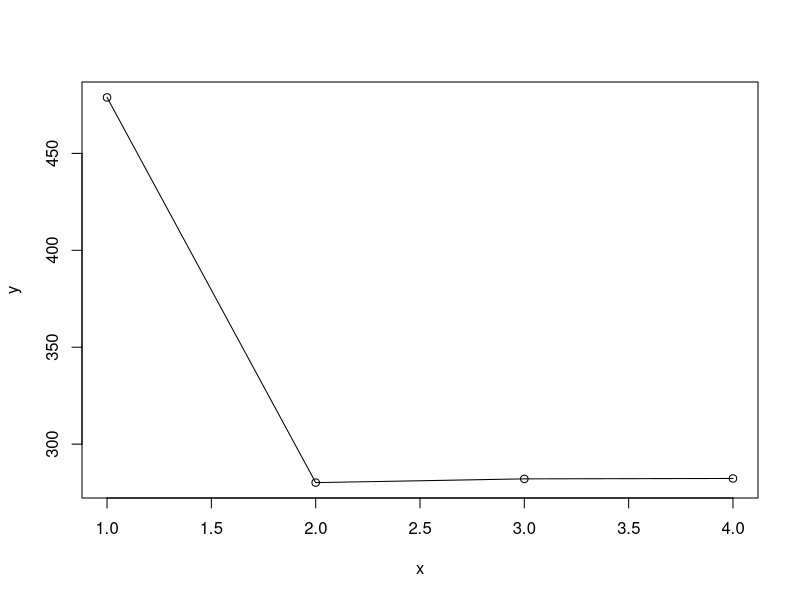

Source code (R):
set.seed (1)
x=rnorm (100)
y=x-2* x^2+ rnorm (100)

library(boot)
Data = data.frame(x, y)

cv.error.5=rep (0,5)
for(i in 1:5){
  glm1.fit = glm((y ~ x))
  cv.error.5[i]=cv.glm(Data ,glm1.fit ,K=5) $delta [1]
}
cv.error.5


cv.error.5=rep (0,5)
for(i in 1:5){
  glm2.fit = glm(y ~ poly(x,2))
  cv.error.5[i]=cv.glm (Data ,glm2.fit ,K=5) $delta [1]
}
cv.error.5


cv.error.5=rep (0,5)
for(i in 1:5){
  glm3.fit = glm(y ~ poly(x,3))
  cv.error.5[i]=cv.glm (Data ,glm3.fit ,K=5) $delta [1]
}
cv.error.5


cv.error.5=rep (0,5)
for(i in 1:5){
  glm4.fit = glm(y ~ poly(x,4))
  cv.error.5[i]=cv.glm (Data ,glm4.fit ,K=5) $delta [1]
}
cv.error.5
glm1.fit$aic
x<- c(1,2,3,4)
y <- c(glm1.fit$aic,glm2.fit$aic,glm3.fit$aic,glm4.fit$aic)
plot(x,y)
lines(x,y)
